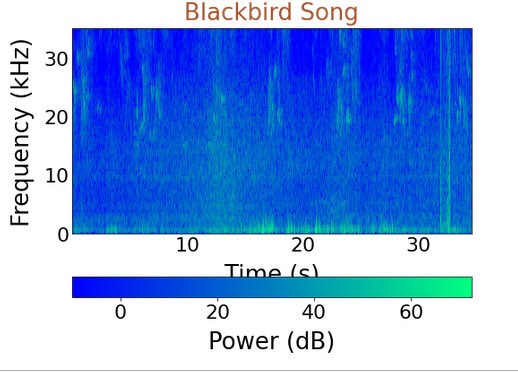
#> input picture Python - DSP/Spectrogram Assignment/SpectrogramProject - AonghusOD/birdsong.PNG, 518 x 372 px, found by its file name
$ jupyter execute --allow-errors 'Spectrogram Project-Copy1.ipynb'
#> lines starting #> are read from the running program, lines starting #| are printed output that depends on the picture
# Spectrogram, Applied To Birdsong

Sound analysis is often carried out in one of 2 methods, through time or frequency. They both work equally as well.

A spectrogram is a good representation of sound because it is a spectrum of frequencies of a signal as it varies with time. With spectrograms frequency is represented on Y axis and time on X axis.

Spectrograms are useful when analysing sounds because it allows us to clearly distinguish each of the sound elements and apply processes to very specific frequency and time ranges.

Spectrogram reveal unwanted noises and ability to remove them. Spectrograms are computed using the Short Time Fourier Transform.

## DFT - Discrete Fourier Transform

# ${X}[k] = \sum \limits _{n=0} ^{N-1} {x}[n]{e}^{{-j}\frac{2\pi}{N}{k}{n}}$

DFT allows us to switch to the frequency domain from the time domain and enables us to find the spectrum of a finite-duration signal.
<div>

</div>

In Fig 1 there is a 5Hz sine wave sampled at 12Hz. (At least twice input frequency to avoid aliasing)
 <br></br>
In the frequency domain plot we can clearly see peak value of 5Hz with a magnitude of 6 while all other frequencies stay around zero.
<br></br>

## STFT - Short Time Fourier Transform

To compute the STFT of a signal you have to divide a signal into segments of equal lengths and perform discrete fourier transform on each segment. Doing this we can focus on signal properties at a particular point in time.

# Library Imports

First we import libraries Numpy and Scipy. NumPy and SciPy are mostly written in C and wrapped in Python for ease of use. Numpy performs basic operations such as sorting and indexing. SciPy performs more complex operations such as various numerical algorithms and algebraic functions. SciPy is used in the program to read in a wavfile and filter the signal.

[cell 1]
import numpy as np
import matplotlib.pyplot as plt
from scipy import signal
from scipy.io import wavfile

numpy.seterr - Turns off "RuntimeWarning: divide by zero" due to some elements in the spec_db_sp array ending up being zero.

[cell 2]
np.seterr(divide = 'ignore')

wavfile.read - Reads in wav file to a numpy array of data type integer. [1]

#> (a cell that did not finish here is left out)

np.mean - Returns average of the array elements. Returns new array with optional data type and defaults to float.[2] N is total number of samples and L which is number of samples divided by sample rate, output to screen in seconds. np.mean is commented out because the audio file is mono.

#> (a cell that did not finish here is left out)

<br></br>
<br></br>
<br></br>
signal.spectrogram - Computes a spectrogram, returns the short-time Fourier transform of the input signal. [3]

#> (a cell that did not finish here is left out)

spec_db_sp - Calculates the magnitude of the spectrum in decibels. Inputs an array of values and returns an array of log to base10 of each element.

#> (a cell that did not finish here is left out)

# Time-Domain Signal

[cell 7]
fig = plt.figure(figsize=(7,5))
ax = fig.add_subplot(111)
#> (the rest of this cell did not finish here and is left out)

# Spectrogram

The pcolormesh() function in pyplot module of matplotlib library is used to create a pseudo colour plot with a non-regular rectangular grid. [4] We then plot the spectrogram with frequency on y axis and time on x axis. To increase frequency range we lowered power that sets the range of colorbar by adjusting Vmin.

[cell 8]
fig, ax = plt.subplots(figsize=(8,6))
#> (the rest of this cell did not finish here and is left out)

As is demonstrated in plots the time and frequency do coincide when there is activity. This is especially visible between frequencies 15kHz and 25kHz where most activity happens.
<br></br>
<br></br>
<br></br>

<div>

</div>

To confirm similarities I analyzed 2 other birdsongs by passing through the program. Again time and frequency activity coincides. Most of our sound for both birds is in range 30kHz to 50kHz. In order to get clear readings with the higher frequencies power had to be decreased substantially especially on Eurasian Wren song.

## Prewitt filter

Used Prewitt filter to enhance the edges in the vertical direction on blackbird spectrogram to give a more in depth and clearer image. We do this by adding a kernel in front of the image.

[cell 9]
import cv2 as cv
image = cv.imread('birdsong.png', cv.IMREAD_COLOR)
#> image is the input picture: shape (372, 518, 3); mean B, G, R 228.6, 166.9, 129.9
kernel = np.array([[1, 0 , -1],
                    [1, 0 , -1],
                    [1, 0 ,-1]])
image_gray = cv.cvtColor(image, cv.COLOR_BGR2BGRA)
image_lines = cv.filter2D(image_gray, -5, kernel)
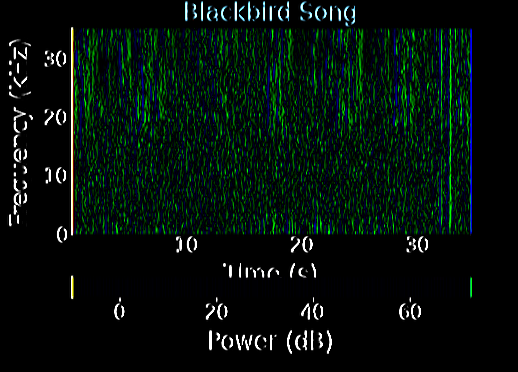
#> image_lines: shape (372, 518, 4); mean B, G, R, A 11.7, 17.2, 5.1, 0
stack = np.hstack((image_gray, image_lines))
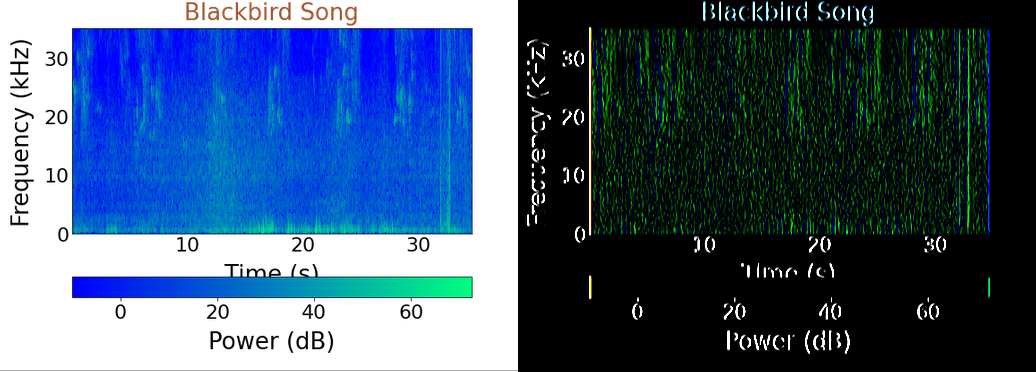
#> stack: shape (372, 1036, 4); mean B, G, R, A 120.2, 92, 67.5, 127.5
cv.imshow('Prewitt Operator, Vertical', stack)
cv.waitKey(0)

$ run again, with Python - DSP/Spectrogram Assignment/SpectrogramProject - AonghusOD/DFTexample.PNG copied over Python - DSP/Spectrogram Assignment/SpectrogramProject - AonghusOD/birdsong.PNG
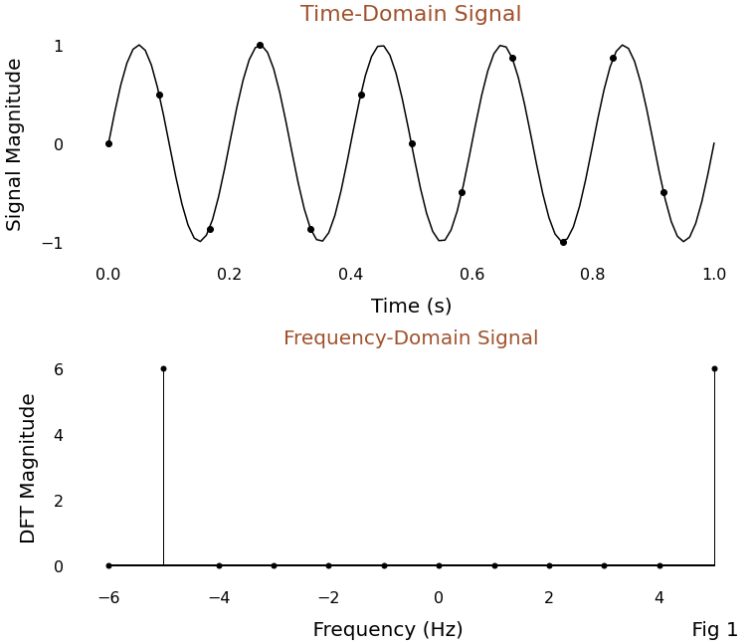
#> input picture Python - DSP/Spectrogram Assignment/SpectrogramProject - AonghusOD/DFTexample.PNG, 748 x 644 px, found by its file name
#> image is the input picture: shape (644, 748, 3); mean B, G, R 249.5, 249.7, 250
#> `image_lines = cv.filter2D(image_gray, -5, kernel)`:
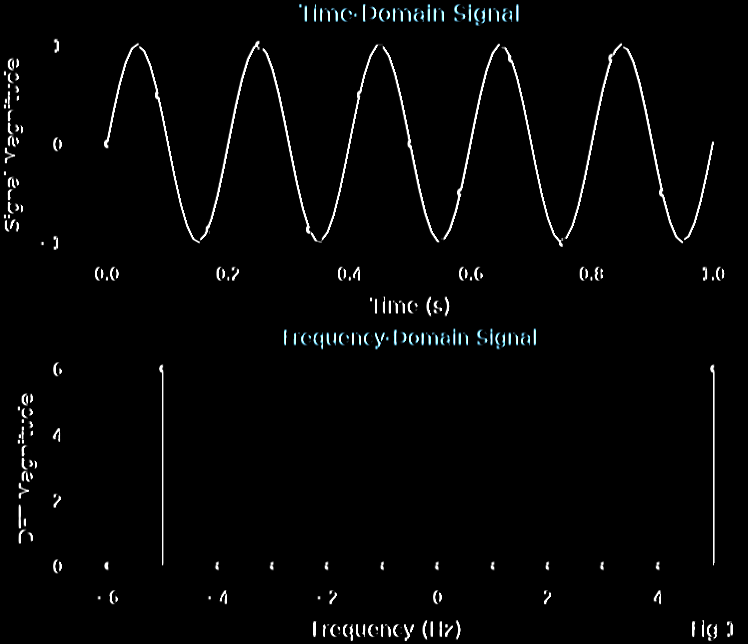
#> image_lines: shape (644, 748, 4); mean B, G, R, A 5.7, 5.6, 5.3, 0
#> `stack = np.hstack((image_gray, image_lines))`:
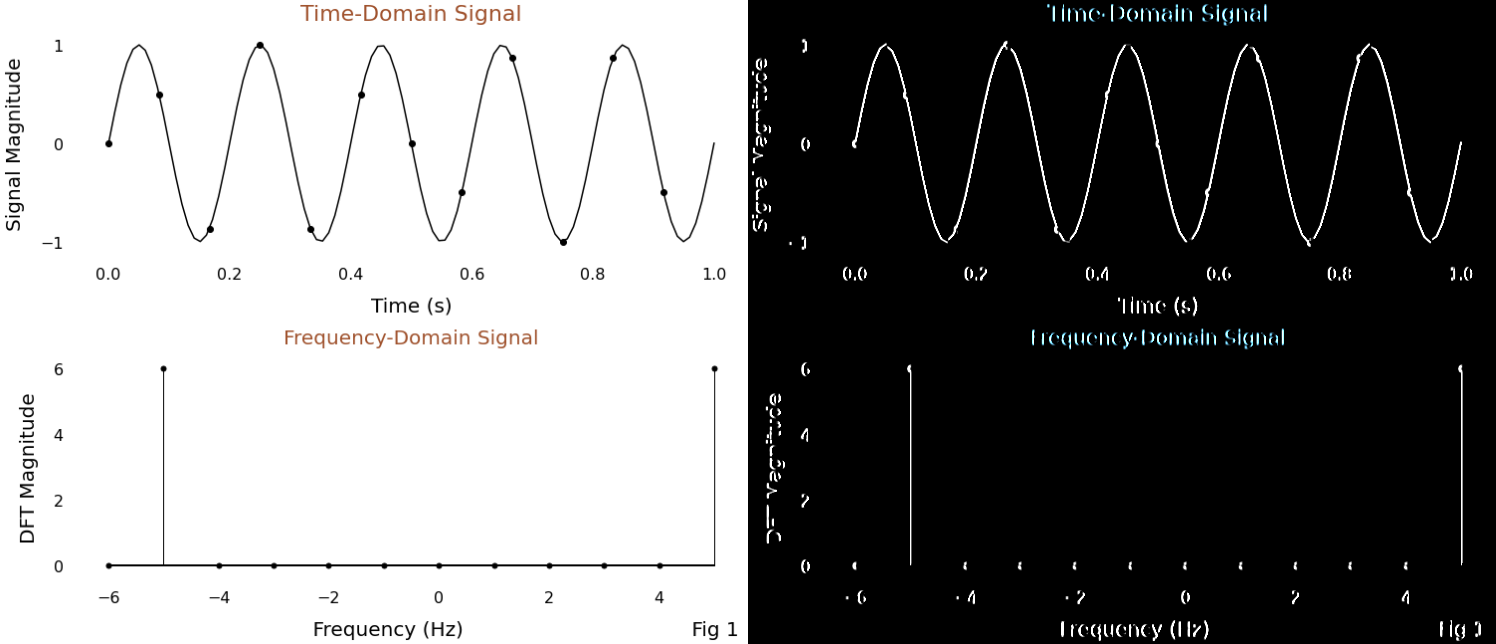
#> stack: shape (644, 1496, 4); mean B, G, R, A 127.6, 127.6, 127.6, 127.5

$ run again, with Python - DSP/Spectrogram Assignment/SpectrogramProject - AonghusOD/otherTests.png copied over Python - DSP/Spectrogram Assignment/SpectrogramProject - AonghusOD/birdsong.PNG
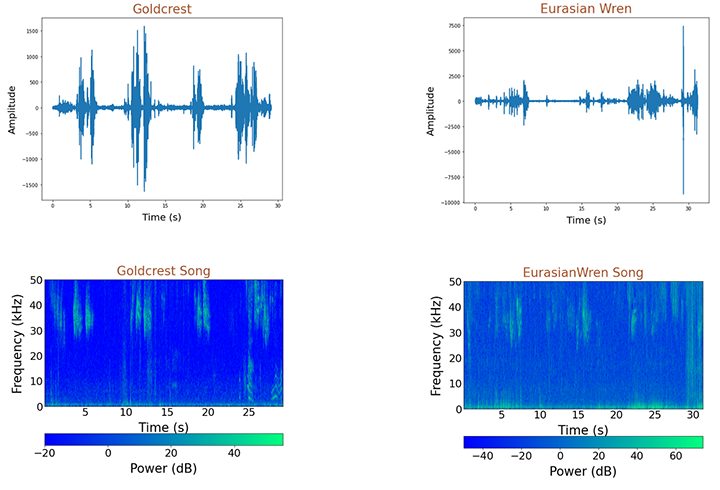
#> input picture Python - DSP/Spectrogram Assignment/SpectrogramProject - AonghusOD/otherTests.png, 720 x 490 px, found by its file name
#> image is the input picture: shape (490, 720, 3); mean B, G, R 242.3, 212.7, 198.3
#> `image_lines = cv.filter2D(image_gray, -5, kernel)`:
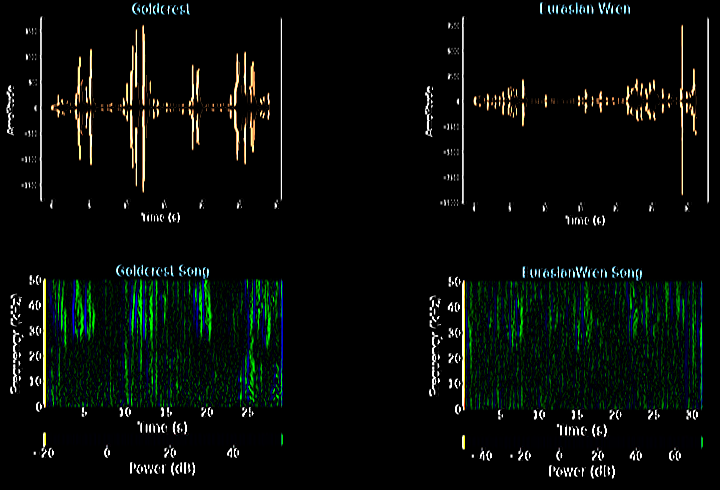
#> image_lines: shape (490, 720, 4); mean B, G, R, A 9.3, 12.2, 8, 0
#> `stack = np.hstack((image_gray, image_lines))`:
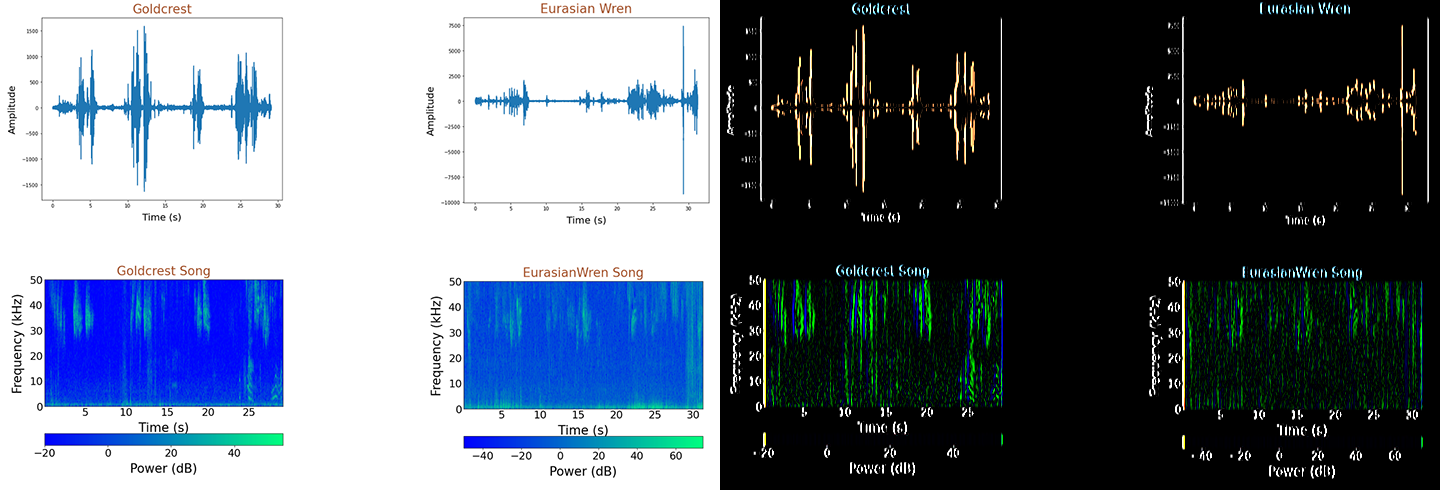
#> stack: shape (490, 1440, 4); mean B, G, R, A 125.8, 112.5, 103.1, 127.5
